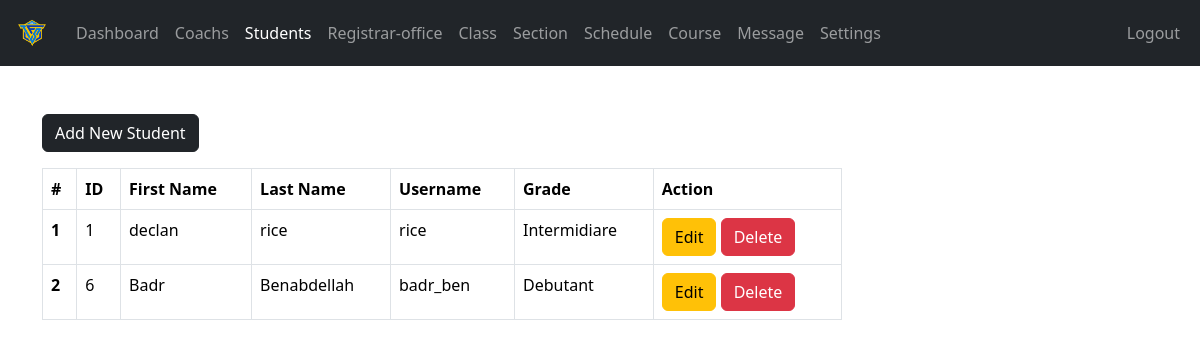
Page /admin/student.php (signed in) on the committed database.
### tables this page shows
CREATE TABLE `students` (
  `student_id` int(11) NOT NULL,
  `username` varchar(110) NOT NULL,
  `password` varchar(110) NOT NULL,
  `fname` varchar(110) NOT NULL,
  `lname` varchar(110) NOT NULL,
  `grade` int(11) NOT NULL
);

CREATE TABLE `grades` (
  `grade_id` int(11) NOT NULL,
  `grade` varchar(31) NOT NULL,
  `grade_code` varchar(7) NOT NULL
);

### admin/data/student.php (called while the page is built, shortened)
<?php
function getAllStudents($conn){
   $sql = "SELECT * FROM students";
   $stmt = $conn->prepare($sql);
   $stmt->execute();
   if ($stmt->rowCount() >= 1) {
     $students = $stmt->fetchAll();
     return $students;
   }else {
   	return 0;
   }
}
 ?>

### admin/data/grade.php (called while the page is built, shortened)
<?php
function getGradeById($grade_id, $conn){
    $sql = "SELECT * FROM grades WHERE grade_id=?";
    $stmt = $conn->prepare($sql);
    $stmt->execute([$grade_id]);
    if ($stmt->rowCount() == 1) {
        $grade = $stmt->fetch();
        return $grade;
    }else {
        return 0;
    }
}
?>

### admin/student.php (the view, shortened to what this page needs)
<?php
if (isset($_SESSION['admin_id']) && isset($_SESSION['role'])){
    if($_SESSION['role'] == 'Admin') {
        include "../Connexion_BDD.php";
        include "data/student.php";
        include "data/grade.php";
        $students = getAllStudents($conn);
?>
<!DOCTYPE html>
<html lang="en">
<head>
    <link rel="stylesheet" type="text/css" href="../css/style.css">
    <link rel="stylesheet" href="https://cdn.jsdelivr.net/npm/bootstrap@5.3.3/dist/css/bootstrap.min.css">
    <link rel="stylesheet" href="https://cdnjs.cloudflare.com/ajax/libs/font-awesome/4.7.0/css/font-awesome.min.css">
</head>
<body>
    <?php
        include "inc/navbar.php";
        if($students != 0){
    ?>
    <div class="container mt-5">
        <a href="student-add.php" class="btn btn-dark">Add New Student</a>
        <div class="table-responsive">
        <table class="table table-bordered mt-3 n-table">
            <thead>
                <tr>
                    <th scope="col">#</th>
                    <th scope="col">ID</th>
                    <th scope="col">First Name</th>
                    <th scope="col">Last Name</th>
                    <th scope="col">Username</th>
                    <th scope="col">Grade</th>
                    <th scope="col">Action</th>
                </tr>
            </thead>
            <tbody>
                <?php $i = 0; foreach($students as $student) {
                    $i++; ?>
                <tr>
                    <th scope="row"><?=$i?></th>
                    <td><?=$student['student_id']?></td>
                    <td><?=$student['fname']?></td>
                    <td><?=$student['lname']?></td>
                    <td><?=$student['username']?></td>
                    <td>
                        <?php
                        $grade =$student['grade'];
                        $g_temp = getGradeById($grade, $conn);
                        if($g_temp !=0){
                            echo $g_temp['grade'];
                        }
                        ?>
                    </td>
                    <td>
                        <a href="student-edit.php?student_id=<?=$student['student_id']?>" class="btn btn-warning">Edit</a>
                        <a href="student-delete.php?student_id=<?=$student['student_id']?>" class="btn btn-danger">Delete</a>
                    </td>
                </tr>
                <?php } ?>
            </tbody>
        </table>
        </div>
        <?php }else{ ?>
            <div class="alert alert-info .w-450 m-5" role="alert">
                Empty!
            </div>
        <?php } ?>
    </div>
</body>
</html>
<?php
}else {
    header("Location: ../Login.php");
    exit;
}
}else {
    header("Location: ../Login.php");
    exit;
}
?>

### css/style.css (style rules this page uses)
.n-table { max-width: 800px; }

### rows in the picture
students: student_id "1", fname "declan", lname "rice", username "rice", grades.grade "Intermidiare"
students: student_id "6", fname "Badr", lname "Benabdellah", username "badr_ben", grades.grade "Debutant"
